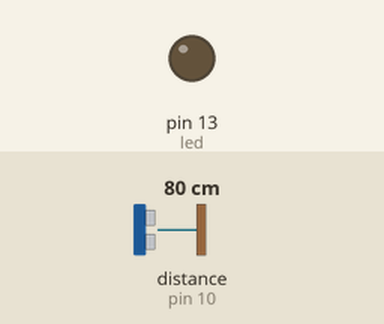
The sketch below on a simulated Arduino Uno, built with avr-gcc and run on an emulated ATmega328P. Parts: output pins drawn as LEDs (lit = HIGH). Wiring (inferred from the names in the program): ultrasonic range finder: trigger pin 9; echo pin 10. Dashed ring = blinking. Inputs (shaded band) come from the test bench; at power-on: distance to the obstacle (sensor on pin 10) 80 cm. The echo pulse lasts 58.3 µs per cm; pins used as bus, display or sensor lines are not drawn.

Above: at 1.2 s.
1.3 s: distance to the obstacle (sensor on pin 10) set to 32 cm
2.8 s: distance to the obstacle (sensor on pin 10) set to 28 cm
At 2.9 s:
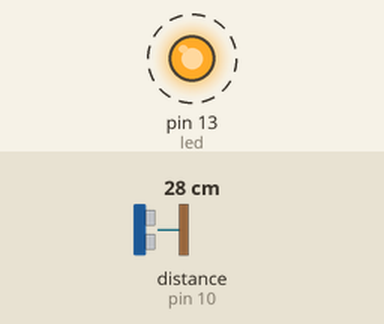
5.8 s: distance to the obstacle (sensor on pin 10) set to 12 cm
8.8 s: distance to the obstacle (sensor on pin 10) set to 9 cm
At 10.0 s:
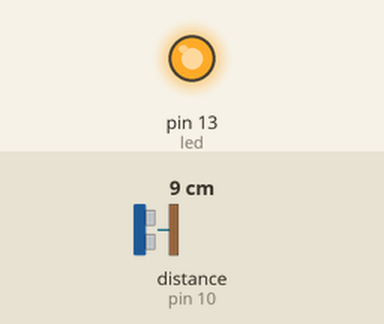
10.3 s: distance to the obstacle (sensor on pin 10) set to 18 cm
At 10.8 s:
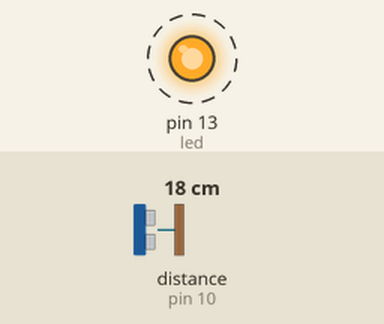
Timing chart, 0 to 14.3 s (numbered marks = the images above; inputs shaded):
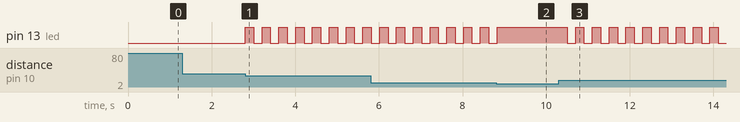

The sketch:

exercicio-02.ino
```cpp
// (licence header left out)
const int trig = 9;
const int echo = 10;
const int led = 13;

void setup()
{
  pinMode(trig, OUTPUT);
  pinMode(echo, INPUT);
  pinMode(led, OUTPUT);
}

void loop()
{
  digitalWrite(trig, LOW);
  delayMicroseconds(2);

  digitalWrite(trig, HIGH);
  delayMicroseconds(10);
  digitalWrite(trig, LOW);

  long duracao = pulseIn(echo, HIGH);
  long distancia = duracao / 58;

  if (distancia < 10)
  {
    digitalWrite(led, HIGH);
  }
  else if (distancia >= 10 && distancia < 30)
  {
    digitalWrite(led, HIGH);
    delay(200);
    digitalWrite(led, LOW);
    delay(200);
  }
  else
  {
    digitalWrite(led, LOW);
  }
}
```

Measured:
- the behaviour switches between 31 and 30 cm on distance to the obstacle (sensor on pin 10) (found by bisection; images 0 and 1)
- the behaviour switches between 11 and 10 cm on distance to the obstacle (sensor on pin 10) (found by bisection; images 1 and 2)
- after the input at 1.3 s, every drawn part: stays the same
- after the input at 2.8 s, pin 13 (led): alternates HIGH for 0.20 s and LOW for 0.20 s, starting at once
- after the input at 8.8 s, pin 13 (led): goes on until 8.8 s, then stays HIGH
- after the input at 10.3 s, pin 13 (led): alternates HIGH for 0.20 s and LOW for 0.20 s, starting after 0.20 s
